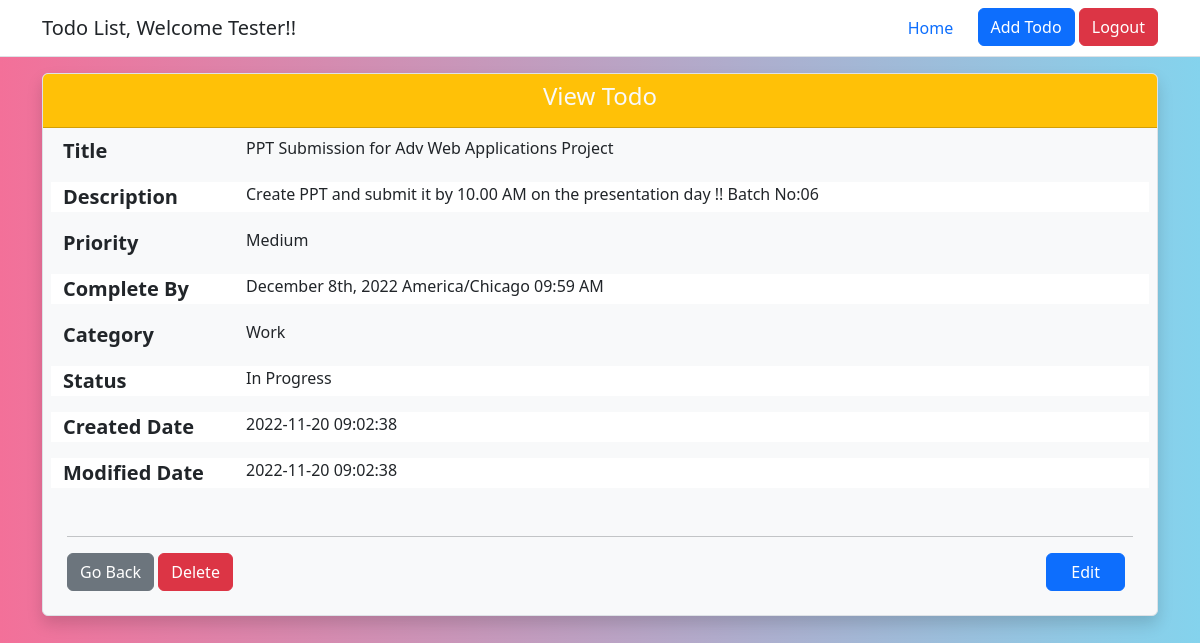
The page /controller/view_todo.php?id=2 (signed in) on the database its author committed.
### tables this page shows
CREATE TABLE todos (
  todo_id int(10) NOT NULL AUTO_INCREMENT,
  title varchar(150) NOT NULL,
  description text,
  priority varchar(10) DEFAULT 'Medium',
  category varchar(10) DEFAULT 'Personal',
  status varchar(15) NOT NULL DEFAULT 'Not Started',
  due_date datetime NOT NULL,
  user_id int(10) NOT NULL,
  created_date datetime NOT NULL DEFAULT CURRENT_TIMESTAMP,
  modified_date datetime NOT NULL DEFAULT CURRENT_TIMESTAMP ON UPDATE CURRENT_TIMESTAMP,
  PRIMARY KEY (todo_id),
  FOREIGN KEY (user_id) REFERENCES users(user_id)
);

### controller/view_todo.php (the view, shortened to what this page needs)
<?php
require_once "../includes/utility.php";
$msg = '';
if (isset($_SESSION['user_mail']) && isset($_SESSION['login_status']) && !empty($_SESSION['user_mail']) && $_SESSION['login_status'] === 'SUCCESS') {
    if (isset($_GET['id']) && !empty($_GET['id'])) {
        $todoId =  htmlentities($_GET["id"]);
        $userDetails = getUserDetails($_SESSION['user_mail']);
        if ($todoId && $userDetails) {
            $sql = "SELECT * FROM todos WHERE todo_id= :id AND user_id= :uid";
            $param = array(
                "id" => $todoId,
                "uid" => $userDetails['user_id'],
            );
            $result = executeQuery($sql, $param, "ONE");
        } else {
            $msg = ERROR_404_MSG . ' ' . INVALID_PARAM_MSG;
        }
    } else {
        $msg = ERROR_404_MSG;
    }
} else {
    $msg = NEED_TO_LOGIN_MSG;
    header("refresh:1;url=" . INDEX_PAGE_LOCATION);
}
?>
<!doctype html>
<html lang="en">
<head>
</head>
<body>
    <div id="viewContainer" class="container m-6">
        <div class="card bg-light rounded border shadow">
            <div class="card-header bg-warning text-center">
                <h4 class="card-title text-light">View Todo</h4>
            </div>
            <?php
            if ($result) {
            ?>
                <div class="m-2 row">
                    <div class="col-2">
                        <label for="title" class="fs-5 text-seoncdary fw-bold">Title </label>
                    </div>
                    <div class="col-10">
                        <output name="title" class="fs-6"><?php echo htmlentities($result['title']); ?></output>
                    </div>
                </div>
                <div class="m-2 row bg-white">
                    <div class="col-2">
                        <label for="description" class="fs-5 text-seoncdary fw-bold">Description</label>
                    </div>
                    <div class="col-10">
                        <output name="description" class="fs-6"><?php echo htmlentities($result['description']); ?></output>
                    </div>
                </div>
                <div class="m-2 row">
                    <div class="col-2">
                        <label for="priority" class="fs-5 text-seoncdary fw-bold">Priority </label>
                    </div>
                    <div class="col-10">
                        <output name="priority" class="fs-6"><?php echo htmlentities($result['priority']); ?></output>
                    </div>
                </div>
                <div class="m-2 row bg-white">
                    <div class="col-2">
                        <label for="duedate" class="fs-5 text-seoncdary fw-bold">Complete By</label>
                    </div>
                    <div class="col-10">
                        <output name="duedate" class="fs-6"><?php echo date("F jS, Y e h:i A", strtotime(htmlentities($result['due_date']))); ?></output>
                    </div>
                </div>
                <div class="m-2 row">
                    <div class="col-2">
                        <label for="category" class="fs-5 text-seoncdary fw-bold">Category</label>
                    </div>
                    <div class="col-10">
                        <output name="category" class="fs-6"><?php echo htmlentities($result['category']); ?></output>
                    </div>
                </div>
                <div class="m-2 row bg-white">
                    <div class="col-2">
                        <label for="status" class="fs-5 text-seoncdary fw-bold">Status</label>
                    </div>
                    <div class="col-10">
                        <output name="status" class="fs-6"><?php echo htmlentities($result['status']); ?></output>
                    </div>
                </div>
                <div class="m-2 row bg-white">
                    <div class="col-2">
                        <label for="createdon" class="fs-5 text-seoncdary fw-bold">Created Date</label>
                    </div>
                    <div class="col-10">
                        <output name="createdon" class="fs-6"><?php echo htmlentities($result['created_date']); ?></output>
                    </div>
                </div>
                <div class="m-2 row bg-white">
                    <div class="col-2">
                        <label for="createdon" class="fs-5 text-seoncdary fw-bold">Modified Date</label>
                    </div>
                    <div class="col-10">
                        <output name="createdon" class="fs-6"><?php echo htmlentities($result['modified_date']); ?></output>
                    </div>
                </div>
                <div class="card-body p-4">
                    <hr>
                    <div id="viewFooter" class="bg-light mt-3 clearfix">
                        <a href="<?php echo 'edit_todo.php?id=' . htmlentities($result['todo_id']); ?>" class="btn btn-primary float-end px-4 me-2">Edit</a>
                    </div>
                </div>
            <?php
            } else { ?>
                <div class="bg-danger m-auto w-75 text-center p-5 fw-bold fs-4">
                    <?php echo htmlentities($msg); ?>
                </div>
            <?php
            }
            ?>
        </div>
    </div>
</body>
</html>
<?php
die();
?>

### includes/utility.php (style rules this page uses)
body { min-width: 300px; background: linear-gradient(to right, #f37099, #84d3ed); }

### rows shown on the page
todos: title "PPT Submission for Adv Web Applications Project", description "Create PPT and submit it by 10.00 AM on the presentation day !! Batch No:06", priority "Medium", due_date "December 8th, 2022 America/Chicago 09:59 AM", category "Work", status "In Progress", created_date "2022-11-20 09:02:38", modified_date "2022-11-20 09:02:38"

### other values the page prints
$username "Tester"
